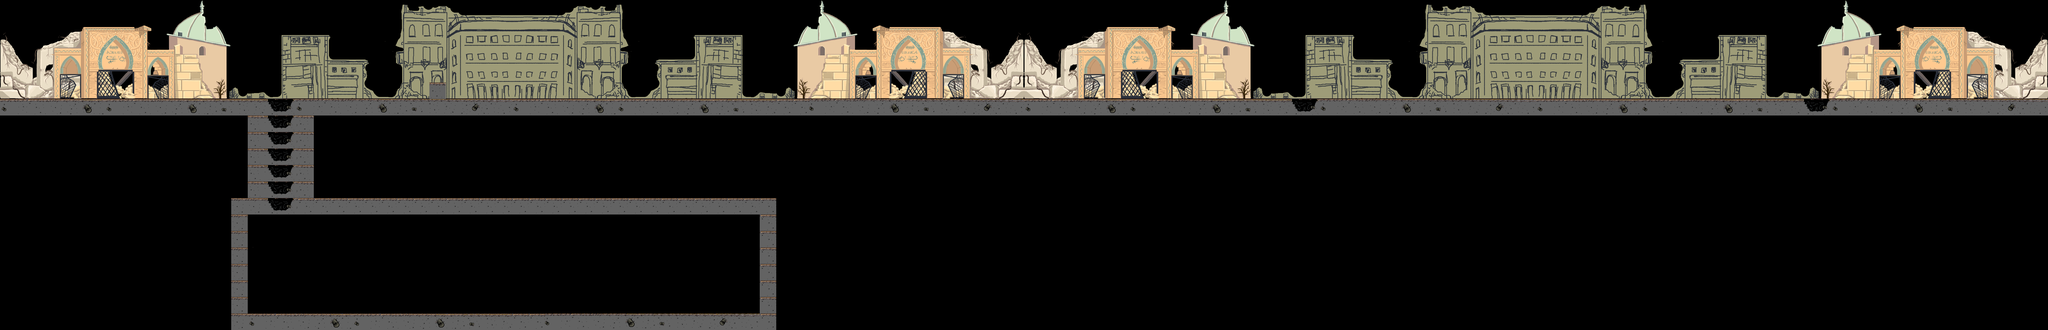

A 2D game scene composited from a Tiled map and its tileset images. What follows is a short description and the map's XML, with each tile layer's data collapsed to a summary:
An orthogonal 124x20 tile map with 64x64 px tiles, 3 tile layers (back, hole, floor).

<map version="1.4" tiledversion="1.4.3" orientation="orthogonal" renderorder="right-down" width="124" height="20" tilewidth="64" tileheight="64" infinite="0" nextlayerid="4" nextobjectid="1">
 <editorsettings>
  <export target="Level2_3.json" format="json" />
 </editorsettings>
 <tileset firstgid="1" name="sprite_1" tilewidth="64" tileheight="64" tilecount="315" columns="45">
  <image source="../../ref/sprite.png" width="2880" height="448" />
 </tileset>
 <layer id="1" name="back" width="124" height="20">
  <data>[2480 cells, 745 non-empty, 187 distinct tile ids]</data>
 </layer>
 <layer id="3" name="hole" width="124" height="20">
  <data>[2480 cells, 14 non-empty, 2 distinct tile ids]</data>
 </layer>
 <layer id="2" name="floor" width="124" height="20">
  <properties>
   <property name="collides" type="bool" value="true" />
  </properties>
  <data>[2480 cells, 216 non-empty, 39 distinct tile ids]</data>
 </layer>
</map>